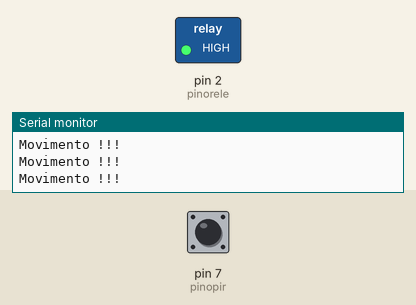
Recording of a sketch running on a simulated Arduino Uno, built with avr-gcc and run on an emulated ATmega328P. Parts: switched loads named in the sketch (green lamp = pin HIGH), the last lines printed to the serial monitor. Dashed ring = blinking. Inputs (shaded band) come from the test bench; at power-on: pin 7 (pinopir) HIGH.

Above: at 1.2 s.
1.3 s: pin 7 (pinopir) driven LOW
At 1.9 s:
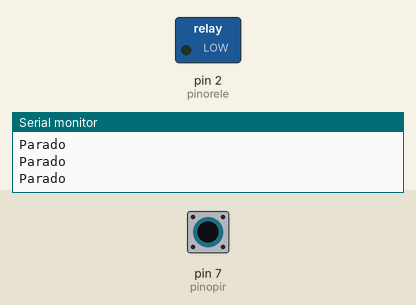
2.8 s: pin 7 (pinopir) driven HIGH
At 3.2 s:
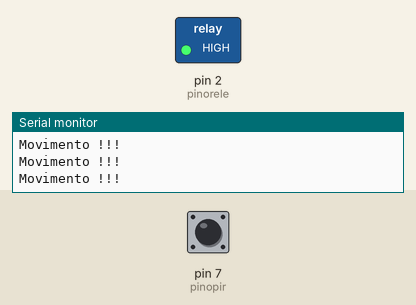
5.8 s: pin 7 (pinopir) pulsed LOW 5 times (0.12 s each, 0.3 s apart)
At 6.01 s:
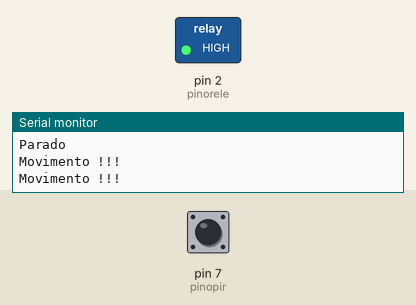
10.3 s: pin 7 (pinopir) pulsed LOW 2 times (0.12 s each, 0.3 s apart)
At 11.8 s:
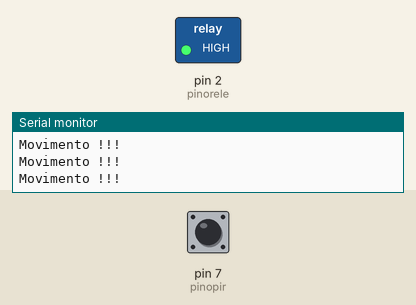
Timing chart, 0 to 13.3 s (numbered marks = the images above; inputs shaded):
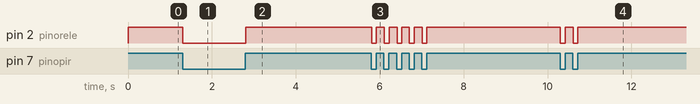

Measured:
- after the input at 1.3 s, pin 2 (pinorele): HIGH → LOW at once
- after the input at 2.8 s, pin 2 (pinorele): LOW → HIGH at once
- after the input at 5.8 s, pin 2 (pinorele): alternates HIGH for 0.19 s and LOW for 0.11 s, 10 changes in all, then stays HIGH, starting at once
- after the input at 10.3 s, pin 2 (pinorele): alternates HIGH for 0.19 s and LOW for 0.12 s, 4 changes in all, then stays HIGH, starting at once

The sketch:

Sensor_Presenca.ino
```cpp
int pinorele = 2; //Pino ligado ao rele
int pinopir = 7; //Pino ligado ao sensor PIR
int acionamento; //Variavel para guardar valor do sensor

void setup()
{
pinMode(pinorele, OUTPUT); //Define pino rele como saida
pinMode(pinopir, INPUT); //Define pino sensor como entrada
Serial.begin(9600);
}

void loop()
{
acionamento = digitalRead(pinopir); //Le o valor do sensor PIR

if (acionamento == LOW) //Sem movimento, mantem rele desligado
{
digitalWrite(pinorele, LOW);
Serial.println("Parado");
}
else //Caso seja detectado um movimento, aciona o rele
{
digitalWrite(pinorele, HIGH);
Serial.println("Movimento !!!");
}
}
```
